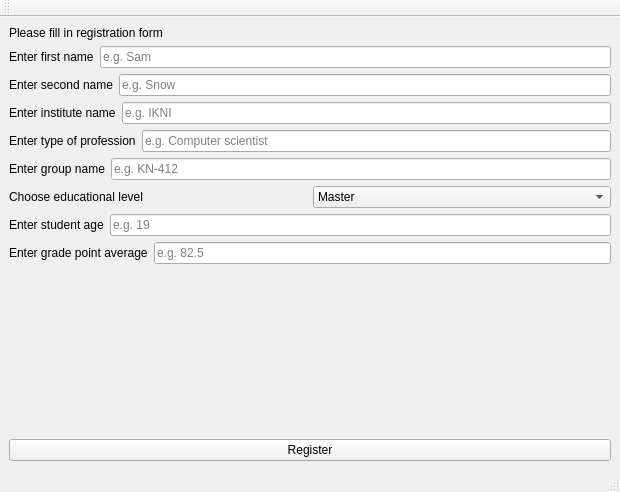
<?xml version="1.0" encoding="UTF-8"?>
<ui version="4.0">
 <class>MainWindow</class>
 <widget class="QMainWindow" name="MainWindow">
  <property name="geometry">
   <rect>
    <x>0</x>
    <y>0</y>
    <width>620</width>
    <height>492</height>
   </rect>
  </property>
  <property name="windowTitle">
   <string>RegisterStudentWindow</string>
  </property>
  <widget class="QWidget" name="centralwidget">
   <layout class="QVBoxLayout" name="verticalLayout_2">
    <item>
     <layout class="QVBoxLayout" name="verticalLayout">
      <item>
       <widget class="QLabel" name="label">
        <property name="text">
         <string>Please fill in registration form</string>
        </property>
       </widget>
      </item>
      <item>
       <layout class="QHBoxLayout" name="horizontalLayout">
        <item>
         <widget class="QLabel" name="label_2">
          <property name="text">
           <string>Enter first name</string>
          </property>
         </widget>
        </item>
        <item>
         <widget class="QLineEdit" name="firstNameLine">
          <property name="placeholderText">
           <string extracomment="lox">e.g. Sam</string>
          </property>
         </widget>
        </item>
       </layout>
      </item>
      <item>
       <layout class="QHBoxLayout" name="horizontalLayout_2">
        <item>
         <widget class="QLabel" name="label_3">
          <property name="text">
           <string>Enter second name</string>
          </property>
         </widget>
        </item>
        <item>
         <widget class="QLineEdit" name="secondNameLine">
          <property name="text">
           <string/>
          </property>
          <property name="placeholderText">
           <string>e.g. Snow</string>
          </property>
         </widget>
        </item>
       </layout>
      </item>
      <item>
       <layout class="QHBoxLayout" name="horizontalLayout_3">
        <item>
         <widget class="QLabel" name="label_4">
          <property name="text">
           <string>Enter institute name</string>
          </property>
         </widget>
        </item>
        <item>
         <widget class="QLineEdit" name="instituteLine">
          <property name="text">
           <string/>
          </property>
          <property name="placeholderText">
           <string>e.g. IKNI</string>
          </property>
         </widget>
        </item>
       </layout>
      </item>
      <item>
       <layout class="QHBoxLayout" name="horizontalLayout_4">
        <item>
         <widget class="QLabel" name="label_5">
          <property name="text">
           <string>Enter type of profession</string>
          </property>
         </widget>
        </item>
        <item>
         <widget class="QLineEdit" name="professionLine">
          <property name="text">
           <string/>
          </property>
          <property name="placeholderText">
           <string>e.g. Computer scientist</string>
          </property>
         </widget>
        </item>
       </layout>
      </item>
      <item>
       <layout class="QHBoxLayout" name="horizontalLayout_5">
        <item>
         <widget class="QLabel" name="label_6">
          <property name="text">
           <string>Enter group name</string>
          </property>
         </widget>
        </item>
        <item>
         <widget class="QLineEdit" name="groupLine">
          <property name="text">
           <string/>
          </property>
          <property name="placeholderText">
           <string>e.g. KN-412</string>
          </property>
         </widget>
        </item>
       </layout>
      </item>
      <item>
       <layout class="QHBoxLayout" name="horizontalLayout_6">
        <item>
         <widget class="QLabel" name="label_7">
          <property name="text">
           <string>Choose educational level</string>
          </property>
         </widget>
        </item>
        <item>
         <widget class="QComboBox" name="edLevelComboBox">
          <item>
           <property name="text">
            <string>Master</string>
           </property>
          </item>
          <item>
           <property name="text">
            <string>Bachelor</string>
           </property>
          </item>
         </widget>
        </item>
       </layout>
      </item>
      <item>
       <layout class="QHBoxLayout" name="horizontalLayout_7">
        <item>
         <widget class="QLabel" name="label_8">
          <property name="text">
           <string>Enter student age</string>
          </property>
         </widget>
        </item>
        <item>
         <widget class="QLineEdit" name="ageLine">
          <property name="text">
           <string/>
          </property>
          <property name="placeholderText">
           <string>e.g. 19</string>
          </property>
         </widget>
        </item>
       </layout>
      </item>
      <item>
       <layout class="QHBoxLayout" name="horizontalLayout_8">
        <item>
         <widget class="QLabel" name="label_9">
          <property name="text">
           <string>Enter grade point average</string>
          </property>
         </widget>
        </item>
        <item>
         <widget class="QLineEdit" name="gpaLine">
          <property name="text">
           <string/>
          </property>
          <property name="placeholderText">
           <string>e.g. 82.5</string>
          </property>
         </widget>
        </item>
       </layout>
      </item>
     </layout>
    </item>
    <item>
     <spacer name="verticalSpacer">
      <property name="orientation">
       <enum>Qt::Vertical</enum>
      </property>
      <property name="sizeHint" stdset="0">
       <size>
        <width>20</width>
        <height>40</height>
       </size>
      </property>
     </spacer>
    </item>
    <item>
     <widget class="QPushButton" name="registerButton">
      <property name="text">
       <string>Register</string>
      </property>
     </widget>
    </item>
   </layout>
  </widget>
  <widget class="QMenuBar" name="menubar">
   <property name="geometry">
    <rect>
     <x>0</x>
     <y>0</y>
     <width>620</width>
     <height>22</height>
    </rect>
   </property>
  </widget>
  <widget class="QStatusBar" name="statusbar"/>
  <widget class="QToolBar" name="toolBar">
   <property name="windowTitle">
    <string>toolBar</string>
   </property>
   <attribute name="toolBarArea">
    <enum>TopToolBarArea</enum>
   </attribute>
   <attribute name="toolBarBreak">
    <bool>false</bool>
   </attribute>
  </widget>
 </widget>
 <resources/>
 <connections/>
</ui>
